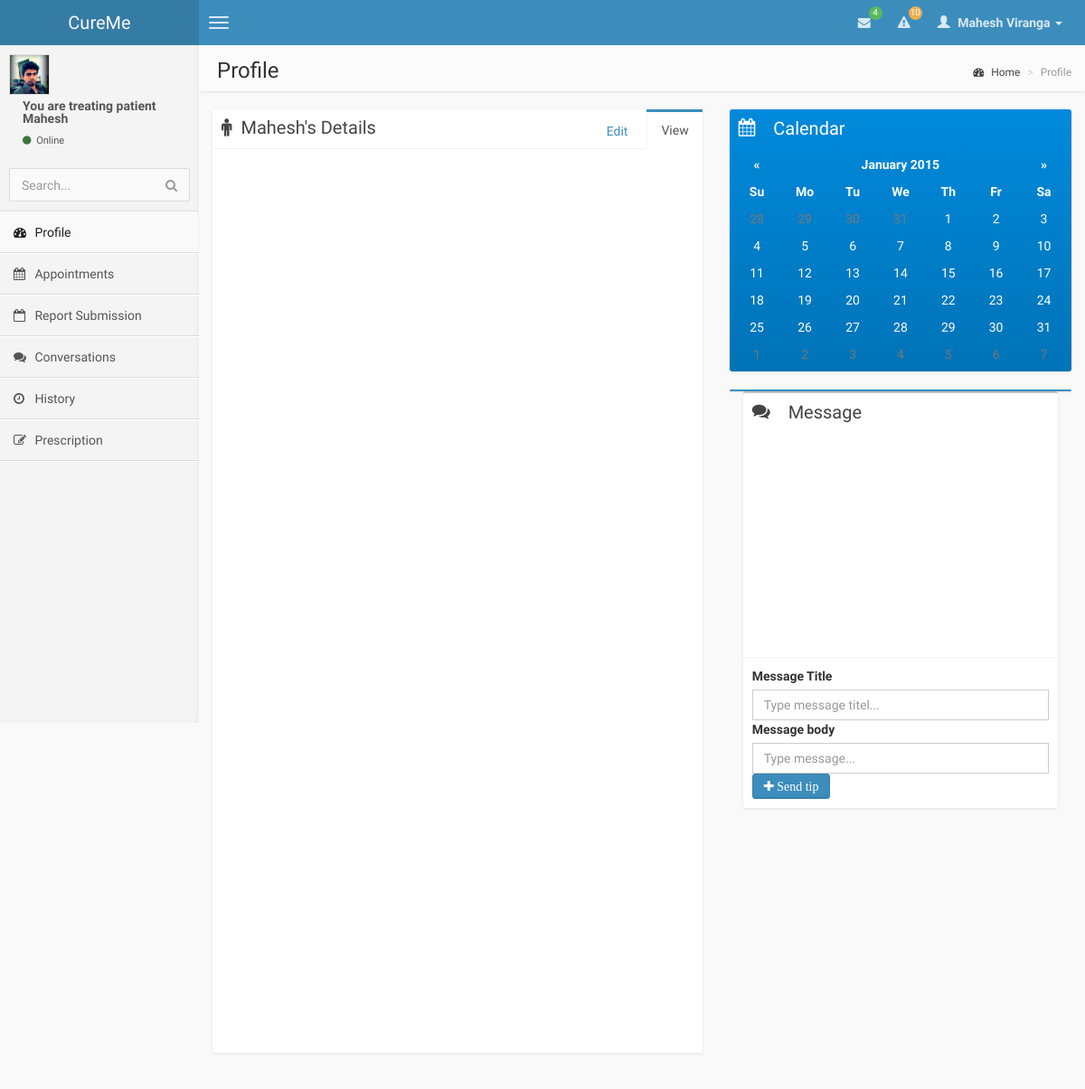
Before: /views/treat/profile.php?id=100003 (signed in) with the older database file.
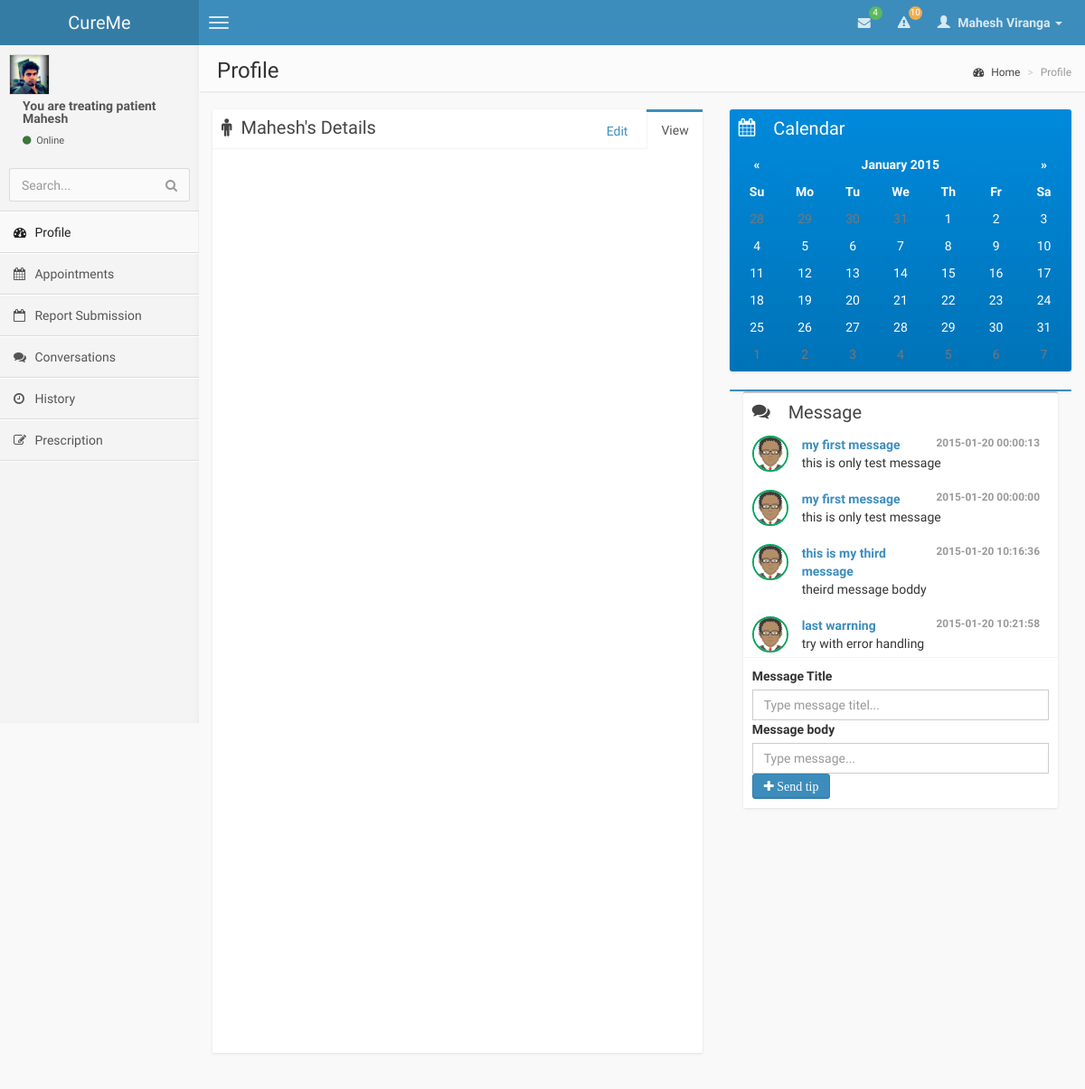
After: the same page with the newer database file.
### tables this page shows
CREATE TABLE IF NOT EXISTS `patient` (
  `patient_Id` int(11) NOT NULL,
  `active` int(1) NOT NULL DEFAULT '0',
  `patient_FName` varchar(45) NOT NULL,
  `patient_LName` varchar(45) NOT NULL,
  `email` varchar(1024) NOT NULL,
  `address_No` varchar(45) DEFAULT NULL,
  `address_Street` varchar(45) DEFAULT NULL,
  `address_City` varchar(45) DEFAULT NULL,
  `date_Of_Birth` date NOT NULL,
  `mobile_Number` varchar(45) DEFAULT NULL,
  `gender` varchar(6) NOT NULL,
  `date_Of_Registration` date DEFAULT NULL,
  `password` varchar(64) NOT NULL,
  `salt` varchar(1024) NOT NULL,
  PRIMARY KEY (`patient_Id`)
);

CREATE TABLE IF NOT EXISTS `message` (
  `message_Id` int(11) NOT NULL AUTO_INCREMENT,
  `patient_Id` int(11) NOT NULL,
  `message_Subject` varchar(50) NOT NULL,
  `message_Containt` text NOT NULL,
  `date` date NOT NULL,
  `time` time NOT NULL,
  PRIMARY KEY (`message_Id`,`patient_Id`),
  KEY `patient_Id` (`patient_Id`)
);

### classes/db.php (called while the page is built, shortened)
<?php
class DB{
	private static $_instance=null;
	private $_pdo,
			$_query,
			$_error=false,
			$_result,
			$_count=0;
	private function __construct(){
	try{
		$this->_pdo=new PDO('mysql:host=' . Config::get('mysql/host') . ';dbname=' . Config::get('mysql/db') ,Config::get('mysql/username'),Config::get('mysql/password'));
		}
	catch(PDOException $e)
		{
		die($e->getMessage());
		}
	}
	public static function getInstance()
	{
	 if(!isset(self::$_instance))
	 {
		self::$_instance =new DB();
	 }
	 return self::$_instance;
	}
	public function  query($sql, $params=array())
	{
		$this->_error = false;
		if($this->_query = $this->_pdo->prepare($sql))
		{
			$x=1;
			if(count($params))
				{
				foreach($params as $param)
					{
					$this->_query->bindValue($x,$param);
					$x++;
					}
				}
				if($this->_query->execute()){
					$this->_result = $this->_query->fetchAll(PDO::FETCH_OBJ);
					}
				else{
					$this->_error=true;
				}
		}
		return($this);
	}
	public function action($action,$table,$where=array())
	{
		if(count($where)==3)
			{
			$operators=array('=','>','<','>=','<=');
			$field=$where[0];
			$operator=$where[1];
			$value=$where[2];
			if(in_array($operator,$operators))
				{
					$sql="{$action} FROM {$table} WHERE {$field} {$operator} ?";
					if(!($this->query($sql,array($value))->error()))
						{
						 return($this);
						}
				}
			}
			return false;
	}
	public function get($table,$where)
	{
		return ($this->action('SELECT *',$table,$where));
	}
	public function error(){
		return $this->_error;
	}
	public function results()
	{
		return $this->_result;
	}
}
?>

### classes/config.php (called while the page is built)
<?php
class Config
{
	public static function get($path=null)
	{
		if($path)
		{
			$config=$GLOBALS['config'];
			$path=explode('/',$path);
			foreach($path as $bit)
				{
					if(isset($config[$bit])){
						$config=$config[$bit];
					}
				}
		return($config);
		}
	}
}

### views/treat/profile.php (the view, shortened to what this page needs)
<!DOCTYPE html>
<html>
    <head>
	<?php
if(isset($_GET['id'])){
$_db=DB::getInstance();
$data=$_db->get('patient',array('patient_Id','=',$_GET['id']));
$p=$data->results();
Session::put('patient',$p[0]);}
?>
        <link href="../../css/bootstrap.min.css" rel="stylesheet" type="text/css" />
        <link href="../../css/font-awesome.min.css" rel="stylesheet" type="text/css" />
        <link href="../../css/ionicons.min.css" rel="stylesheet" type="text/css" />
        <link href="../../css/morris/morris.css" rel="stylesheet" type="text/css" />
        <link href="../../css/jvectormap/jquery-jvectormap-1.2.2.css" rel="stylesheet" type="text/css" />
        <link href="../../css/datepicker/datepicker3.css" rel="stylesheet" type="text/css" />
        <link href="../../css/daterangepicker/daterangepicker-bs3.css" rel="stylesheet" type="text/css" />
        <link href="../../css/bootstrap-wysihtml5/bootstrap3-wysihtml5.min.css" rel="stylesheet" type="text/css" />
        <link href="../../css/AdminLTE.css" rel="stylesheet" type="text/css" />
<?php
	require_once("header.php");
	require_once("navigation.php");
	?>
    </head>
	<body>
		 <aside class="right-side">
                <section class="content-header">
                    <h1>
                        Profile
                    </h1>
                    <ol class="breadcrumb">
                        <li><a href="#"><i class="fa fa-dashboard"></i> Home</a></li>
                        <li class="active">Profile</li>
                    </ol>
                </section>
                <section class="content">
                    <div class="row">
                        <section class="col-lg-7 connectedSortable">
                            <div class="nav-tabs-custom">
                                <ul class="nav nav-tabs pull-right">
                                    <li class="active"><a href="#view-chart" data-toggle="tab">View</a></li>
                                    <li><a href="#edit-chart" data-toggle="tab">Edit</a></li>
                                    <li class="pull-left header"><i class="fa fa-male"></i><?php echo $currentPatient['patient_FName'];?>'s Details</li>
                                </ul>
                                <div class="tab-content no-padding">
									<div class='chart tab-pane active' id='view-chart' style='position: relative; height: 1000px;'>
									</div>
                                </div>
                            </div>
                        </section>
                        <section class="col-lg-5 connectedSortable">
                            <div class="box box-solid bg-blue-gradient">
                                <div class="box-header">
                                    <i class="fa fa-calendar"></i>
                                    <h3 class="box-title">Calendar</h3>
                                    <div class="pull-right box-tools">
                                    </div>
                                </div>
                                <div class="box-body no-padding">
                                    <div id="calendar" style="width: 100%"></div>
                                </div>
                            </div>
                            <div class="box box-primary" style="position: relative;">
                                <section class="col-lg-12 connectedSortable ">
                <?php
                $db=DB::getInstance();
                $db->query("SELECT * FROM message WHERE patient_Id=".$currentPatient['patient_Id']);
                $a=$db->results();
                ?>
                <div class="box">
                    <div class="box-header">
                        <i class="fa fa-comments"></i>
                        <h3 class="box-title">Message</h3>
                    </div>
                    <div class='box-body chat' id='chat-box'>
                    <?php
                    foreach ($a as $ab){
                        echo"<div class='item'>
                            <img src='img/avatar.png' alt='user image' class='online'/>
                            <p class='message'>
                                <a href='#' class='name'>
                                    <small class='text-muted pull-right'> ".$ab->date." ".$ab->time."</small>".$ab->message_Subject."
                                </a>".$ab->message_Containt."</p>
                            </div>";
                    }
                    ?>
                    </div>
                    <div class="box-footer ">
                    <form role="form" method="post" action=<?php echo "\"sendMessage.php?id=".$currentPatient['patient_Id']."\"" ?>>
                        <div class="input-group">
                            <label>Message Title</label>
                            <input required class="form-control" type="text" name="messageTitel" placeholder="Type message titel..."/>
                            <label>Message body</label>
                            <input required class="form-control" type="text" name="messageBody" placeholder="Type message..."/>
                        </div>
                        <div class="input-group-btn">
                            <div class="btn-group">
                                <button type="submit" class="btn btn-primary  fa fa-plus">
                                    Send tip
                                </button>
                            </div>
                        </div>
                    </form>
                    </div>
            </section>
                            </div>
                        </section>
                    </div>
                </section>
            </aside>
    </body>
</html>

### views/treat/header.php (shortened to what this page needs)
<!DOCTYPE html>
<html>
<head>
    <link href="../../css/bootstrap.min.css" rel="stylesheet" type="text/css" />
    <link href="../../css/font-awesome.min.css" rel="stylesheet" type="text/css" />
    <link href="../../css/ionicons.min.css" rel="stylesheet" type="text/css" />
    <link href="../../css/morris/morris.css" rel="stylesheet" type="text/css" />
    <link href="../../css/jvectormap/jquery-jvectormap-1.2.2.css" rel="stylesheet" type="text/css" />
    <link href="../../css/datepicker/datepicker3.css" rel="stylesheet" type="text/css" />
    <link href="../../css/daterangepicker/daterangepicker-bs3.css" rel="stylesheet" type="text/css" />
    <link href="../../css/bootstrap-wysihtml5/bootstrap3-wysihtml5.min.css" rel="stylesheet" type="text/css" />
    <link href="../../css/AdminLTE.css" rel="stylesheet" type="text/css" />
</head>
<body class="skin-blue">
<?php
	$arr=[];
	foreach(Session::get('patient') as $t)
	{
		array_push($arr,"{$t}");;
	}
	$currentPatient=array('patient_Id'=>$arr[0],'active'=>$arr[1],'patient_FName'=>$arr[2],'patient_LName'=>$arr[3],'email'=>$arr[4],'address_No'=>$arr[5],'address_Street' =>$arr[6],'address_City' => $arr[7],'date_Of_Birth' => $arr[8],'mobile_Number' => $arr[9],'gender' =>$arr[10],'date_Of_Registration'=>$arr[11],'password' =>$arr[12]);
?>
<header class="header">
    <a href="p_home.html" class="logo">
        CureMe
    </a>
    <nav class="navbar navbar-static-top" role="navigation">
        <a href="#" class="navbar-btn sidebar-toggle" data-toggle="offcanvas" role="button">
            <span class="icon-bar"></span>
            <span class="icon-bar"></span>
            <span class="icon-bar"></span>
        </a>
        <div class="navbar-right">
            <ul class="nav navbar-nav">
                <li class="dropdown messages-menu">
                    <a href="#" class="dropdown-toggle" data-toggle="dropdown">
                        <i class="fa fa-envelope"></i>
                        <span class="label label-success">4</span>
                    </a>
                </li>
                <li class="dropdown notifications-menu">
                    <a href="#" class="dropdown-toggle" data-toggle="dropdown">
                        <i class="fa fa-warning"></i>
                        <span class="label label-warning">10</span>
                    </a>
                </li>
                <li class="dropdown user user-menu">
                    <a href="#" class="dropdown-toggle" data-toggle="dropdown">
                        <i class="glyphicon glyphicon-user"></i>
                        <span><?php echo " {$currentPatient['patient_FName']}  {$currentPatient['patient_LName']}" ;?> <i class="caret"></i></span>
                    </a>
                </li>
            </ul>
        </div>
    </nav>
</header>
</body>
</html>

### views/treat/navigation.php (shortened to what this page needs)
<!DOCTYPE html>
<html>
    <head>
        <link href="../../css/bootstrap.min.css" rel="stylesheet" type="text/css" />
        <link href="../../css/font-awesome.min.css" rel="stylesheet" type="text/css" />
        <link href="../../css/ionicons.min.css" rel="stylesheet" type="text/css" />
        <link href="../../css/morris/morris.css" rel="stylesheet" type="text/css" />
        <link href="../../css/jvectormap/jquery-jvectormap-1.2.2.css" rel="stylesheet" type="text/css" />
        <link href="../../css/datepicker/datepicker3.css" rel="stylesheet" type="text/css" />
        <link href="../../css/daterangepicker/daterangepicker-bs3.css" rel="stylesheet" type="text/css" />
        <link href="../../css/bootstrap-wysihtml5/bootstrap3-wysihtml5.min.css" rel="stylesheet" type="text/css" />
        <link href="../../css/AdminLTE.css" rel="stylesheet" type="text/css" />
    </head>
    <body class="skin-blue">
        <div class="row-offcanvas row-offcanvas-left">
            <aside class="left-side sidebar-offcanvas">
                <section class="sidebar">
                    <div class="user-panel">
                        <div class="pull-left image">
                            <?php echo "<img src='../../img/".$currentPatient['patient_Id'].".jpeg'  alt='User Image' /> "?>
                        </div>
                        <div class="pull-left info">
                            <p>You are treating patient <?php echo " {$currentPatient['patient_FName']}" ;?></p>
                            <a href="#"><i class="fa fa-circle text-success"></i> Online</a>
                        </div>
                    </div>
                    <form action="#" method="get" class="sidebar-form">
                        <div class="input-group">
                            <input type="text" name="q" class="form-control" placeholder="Search..."/>
                            <span class="input-group-btn">
                                <button type='submit' name='seach' id='search-btn' class="btn btn-flat"><i class="fa fa-search"></i></button>
                            </span>
                        </div>
                    </form>
                    <ul class="sidebar-menu">
                        <li class="active">
							<a href='profile.php'>
                                <i class="fa fa-dashboard"></i> <span>Profile</span>
							</a>
						</li>
                        <li>
                            <a href="appoinmentcheck.php">
                                <i class="fa fa-calendar"></i> <span>Appointments</span>
                            </a>
                        </li>
                        <li>
                            <a href="report.php">
                                <i class="fa fa-calendar-o"></i> <span>Report Submission</span>
                            </a>
                        </li>
                        <li>
                            <a href="conversations.php">
                                <i class="fa fa-comments"></i> <span>Conversations</span>
                            </a>
                        </li>
                        <li>
                            <a href="history.php">
                                <i class="fa  fa-clock-o"></i> <span>History</span>
                            </a>
                        </li>
						<li>
                            <a href="prescription.php">
                                <i class="fa fa-pencil-square-o"></i> <span>Prescription</span>
                            </a>
                        </li>
                    </ul>
                </section>
            </aside>
        </div>
    </body>
</html>

Changed rows visible on the page:
added message: date "2015-01-20", time "00:00:13", message_Subject "my first message", message_Containt "this is only test message"
added message: date "2015-01-20", time "00:00:00", message_Subject "my first message", message_Containt "this is only test message"
added message: date "2015-01-20", time "10:16:36", message_Subject "this is my third message", message_Containt "theird message boddy"
added message: date "2015-01-20", time "10:21:58", message_Subject "last warrning", message_Containt "try with error handling"
